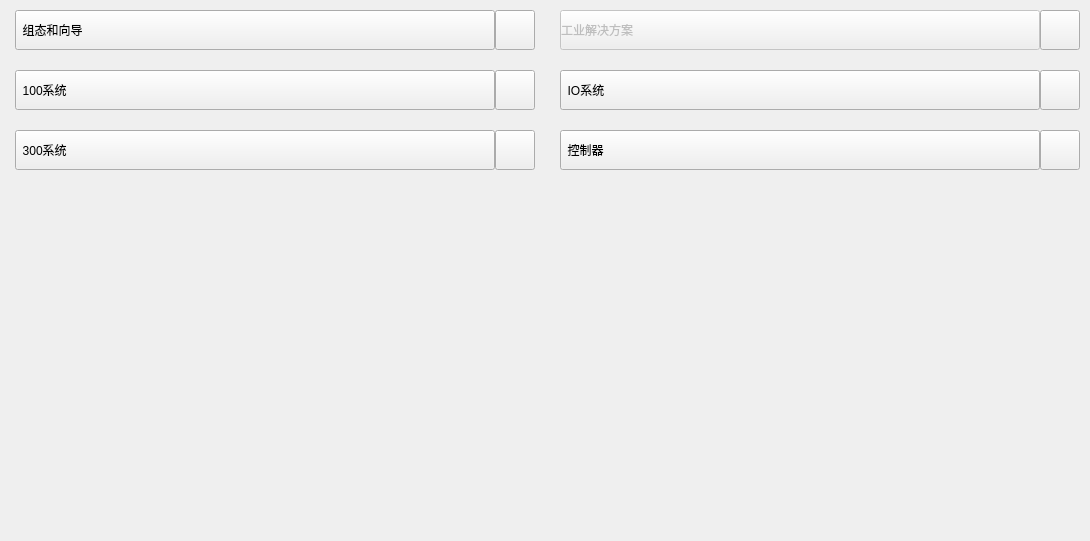
          <widget class="QWidget" name="widget_6_series">
           <attribute name="title">
            <string>系列</string>
           </attribute>
           <layout class="QGridLayout" name="gridLayout_9">
            <property name="leftMargin">
             <number>10</number>
            </property>
            <property name="topMargin">
             <number>10</number>
            </property>
            <property name="rightMargin">
             <number>10</number>
            </property>
            <property name="bottomMargin">
             <number>10</number>
            </property>
            <property name="spacing">
             <number>20</number>
            </property>
            <item row="3" column="2">
             <widget class="QWidget" name="widget_6" native="true">
              <property name="sizePolicy">
               <sizepolicy hsizetype="Expanding" vsizetype="Maximum">
                <horstretch>0</horstretch>
                <verstretch>0</verstretch>
               </sizepolicy>
              </property>
              <property name="minimumSize">
               <size>
                <width>520</width>
                <height>40</height>
               </size>
              </property>
              <property name="maximumSize">
               <size>
                <width>16777215</width>
                <height>40</height>
               </size>
              </property>
              <layout class="QHBoxLayout" name="horizontalLayout_6">
               <property name="spacing">
                <number>0</number>
               </property>
               <property name="leftMargin">
                <number>5</number>
               </property>
               <property name="topMargin">
                <number>0</number>
               </property>
               <property name="rightMargin">
                <number>0</number>
               </property>
               <property name="bottomMargin">
                <number>0</number>
               </property>
               <item>
                <widget class="QPushButton" name="pushButton_7_11">
                 <property name="sizePolicy">
                  <sizepolicy hsizetype="Expanding" vsizetype="Maximum">
                   <horstretch>0</horstretch>
                   <verstretch>0</verstretch>
                  </sizepolicy>
                 </property>
                 <property name="minimumSize">
                  <size>
                   <width>480</width>
                   <height>40</height>
                  </size>
                 </property>
                 <property name="maximumSize">
                  <size>
                   <width>16777215</width>
                   <height>40</height>
                  </size>
                 </property>
                 <property name="styleSheet">
                  <string notr="true">QPushButton
{
text-align:left
}</string>
                 </property>
                 <property name="text">
                  <string>  控制器</string>
                 </property>
                 <property name="icon">
                  <iconset resource="icon.qrc">
                   <normaloff>:/new/prefix_icon/icon/sysdemo.png</normaloff>:/new/prefix_icon/icon/sysdemo.png</iconset>
                 </property>
                 <property name="iconSize">
                  <size>
                   <width>28</width>
                   <height>28</height>
                  </size>
                 </property>
                </widget>
               </item>
               <item>
                <widget class="QPushButton" name="pushButton_7_12">
                 <property name="sizePolicy">
                  <sizepolicy hsizetype="Minimum" vsizetype="Minimum">
                   <horstretch>0</horstretch>
                   <verstretch>0</verstretch>
                  </sizepolicy>
                 </property>
                 <property name="minimumSize">
                  <size>
                   <width>40</width>
                   <height>40</height>
                  </size>
                 </property>
                 <property name="maximumSize">
                  <size>
                   <width>40</width>
                   <height>40</height>
                  </size>
                 </property>
                 <property name="text">
                  <string/>
                 </property>
                 <property name="icon">
                  <iconset resource="icon.qrc">
                   <normaloff>:/new/prefix_icon/icon/information.png</normaloff>:/new/prefix_icon/icon/information.png</iconset>
                 </property>
                 <property name="iconSize">
                  <size>
                   <width>35</width>
                   <height>35</height>
                  </size>
                 </property>
                </widget>
               </item>
              </layout>
             </widget>
            </item>
            <item row="1" column="2">
             <widget class="QWidget" name="widget_4" native="true">
              <property name="sizePolicy">
               <sizepolicy hsizetype="Expanding" vsizetype="Maximum">
                <horstretch>0</horstretch>
                <verstretch>0</verstretch>
               </sizepolicy>
              </property>
              <property name="minimumSize">
               <size>
                <width>520</width>
                <height>40</height>
               </size>
              </property>
              <property name="maximumSize">
               <size>
                <width>16777215</width>
                <height>40</height>
               </size>
              </property>
              <layout class="QHBoxLayout" name="horizontalLayout_4">
               <property name="spacing">
                <number>0</number>
               </property>
               <property name="leftMargin">
                <number>5</number>
               </property>
               <property name="topMargin">
                <number>0</number>
               </property>
               <property name="rightMargin">
                <number>0</number>
               </property>
               <property name="bottomMargin">
                <number>0</number>
               </property>
               <item>
                <widget class="QPushButton" name="pushButton_7_7">
                 <property name="enabled">
                  <bool>false</bool>
                 </property>
                 <property name="sizePolicy">
                  <sizepolicy hsizetype="Expanding" vsizetype="Maximum">
                   <horstretch>0</horstretch>
                   <verstretch>0</verstretch>
                  </sizepolicy>
                 </property>
                 <property name="minimumSize">
                  <size>
                   <width>480</width>
                   <height>40</height>
                  </size>
                 </property>
                 <property name="maximumSize">
                  <size>
                   <width>16777215</width>
                   <height>40</height>
                  </size>
                 </property>
                 <property name="styleSheet">
                  <string notr="true">QPushButton
{
text-align:left
}</string>
                 </property>
                 <property name="text">
                  <string>工业解决方案</string>
                 </property>
                 <property name="icon">
                  <iconset resource="icon.qrc">
                   <normaloff>:/new/prefix_icon/icon/solution.png</normaloff>:/new/prefix_icon/icon/solution.png</iconset>
                 </property>
                 <property name="iconSize">
                  <size>
                   <width>30</width>
                   <height>30</height>
                  </size>
                 </property>
                </widget>
               </item>
               <item>
                <widget class="QPushButton" name="pushButton_7_8">
                 <property name="sizePolicy">
                  <sizepolicy hsizetype="Minimum" vsizetype="Minimum">
                   <horstretch>0</horstretch>
                   <verstretch>0</verstretch>
                  </sizepolicy>
                 </property>
                 <property name="minimumSize">
                  <size>
                   <width>40</width>
                   <height>40</height>
                  </size>
                 </property>
                 <property name="maximumSize">
                  <size>
                   <width>40</width>
                   <height>40</height>
                  </size>
                 </property>
                 <property name="text">
                  <string/>
                 </property>
                 <property name="icon">
                  <iconset resource="icon.qrc">
                   <normaloff>:/new/prefix_icon/icon/information.png</normaloff>:/new/prefix_icon/icon/information.png</iconset>
                 </property>
                 <property name="iconSize">
                  <size>
                   <width>35</width>
                   <height>35</height>
                  </size>
                 </property>
                </widget>
               </item>
              </layout>
             </widget>
            </item>
            <item row="4" column="2">
             <spacer name="verticalSpacer_2">
              <property name="orientation">
               <enum>Qt::Vertical</enum>
              </property>
              <property name="sizeHint" stdset="0">
               <size>
                <width>20</width>
                <height>361</height>
               </size>
              </property>
             </spacer>
            </item>
            <item row="4" column="0">
             <spacer name="verticalSpacer">
              <property name="orientation">
               <enum>Qt::Vertical</enum>
              </property>
              <property name="sizeHint" stdset="0">
               <size>
                <width>20</width>
                <height>361</height>
               </size>
              </property>
             </spacer>
            </item>
            <item row="2" column="2">
             <widget class="QWidget" name="widget_3" native="true">
              <property name="sizePolicy">
               <sizepolicy hsizetype="Expanding" vsizetype="Maximum">
                <horstretch>0</horstretch>
                <verstretch>0</verstretch>
               </sizepolicy>
              </property>
              <property name="minimumSize">
               <size>
                <width>520</width>
                <height>40</height>
               </size>
              </property>
              <property name="maximumSize">
               <size>
                <width>16777215</width>
                <height>40</height>
               </size>
              </property>
              <layout class="QHBoxLayout" name="horizontalLayout_3">
               <property name="spacing">
                <number>0</number>
               </property>
               <property name="leftMargin">
                <number>5</number>
               </property>
               <property name="topMargin">
                <number>0</number>
               </property>
               <property name="rightMargin">
                <number>0</number>
               </property>
               <property name="bottomMargin">
                <number>0</number>
               </property>
               <item>
                <widget class="QPushButton" name="pushButton_7_5">
                 <property name="sizePolicy">
                  <sizepolicy hsizetype="Expanding" vsizetype="Maximum">
                   <horstretch>0</horstretch>
                   <verstretch>0</verstretch>
                  </sizepolicy>
                 </property>
                 <property name="minimumSize">
                  <size>
                   <width>480</width>
                   <height>40</height>
                  </size>
                 </property>
                 <property name="maximumSize">
                  <size>
                   <width>16777215</width>
                   <height>40</height>
                  </size>
                 </property>
                 <property name="styleSheet">
                  <string notr="true">QPushButton
{
text-align:left
}</string>
                 </property>
                 <property name="text">
                  <string>  IO系统</string>
                 </property>
                 <property name="icon">
                  <iconset resource="icon.qrc">
                   <normaloff>:/new/prefix_icon/icon/sysdemo.png</normaloff>:/new/prefix_icon/icon/sysdemo.png</iconset>
                 </property>
                 <property name="iconSize">
                  <size>
                   <width>28</width>
                   <height>28</height>
                  </size>
                 </property>
                </widget>
               </item>
               <item>
                <widget class="QPushButton" name="pushButton_7_6">
                 <property name="sizePolicy">
                  <sizepolicy hsizetype="Minimum" vsizetype="Minimum">
                   <horstretch>0</horstretch>
                   <verstretch>0</verstretch>
                  </sizepolicy>
                 </property>
                 <property name="minimumSize">
                  <size>
                   <width>40</width>
                   <height>40</height>
                  </size>
                 </property>
                 <property name="maximumSize">
                  <size>
                   <width>40</width>
                   <height>40</height>
                  </size>
                 </property>
                 <property name="text">
                  <string/>
                 </property>
                 <property name="icon">
                  <iconset resource="icon.qrc">
                   <normaloff>:/new/prefix_icon/icon/information.png</normaloff>:/new/prefix_icon/icon/information.png</iconset>
                 </property>
                 <property name="iconSize">
                  <size>
                   <width>35</width>
                   <height>35</height>
                  </size>
                 </property>
                </widget>
               </item>
              </layout>
             </widget>
            </item>
            <item row="1" column="0">
             <widget class="QWidget" name="widget" native="true">
              <property name="sizePolicy">
               <sizepolicy hsizetype="Expanding" vsizetype="Maximum">
                <horstretch>0</horstretch>
                <verstretch>0</verstretch>
               </sizepolicy>
              </property>
              <property name="minimumSize">
               <size>
                <width>520</width>
                <height>40</height>
               </size>
              </property>
              <property name="maximumSize">
               <size>
                <width>16777215</width>
                <height>40</height>
               </size>
              </property>
              <layout class="QHBoxLayout" name="horizontalLayout">
               <property name="spacing">
                <number>0</number>
               </property>
               <property name="leftMargin">
                <number>5</number>
               </property>
               <property name="topMargin">
                <number>0</number>
               </property>
               <property name="rightMargin">
                <number>0</number>
               </property>
               <property name="bottomMargin">
                <number>0</number>
               </property>
               <item>
                <widget class="QPushButton" name="pushButton_7_1">
                 <property name="sizePolicy">
                  <sizepolicy hsizetype="Expanding" vsizetype="Maximum">
                   <horstretch>0</horstretch>
                   <verstretch>0</verstretch>
                  </sizepolicy>
                 </property>
                 <property name="minimumSize">
                  <size>
                   <width>480</width>
                   <height>40</height>
                  </size>
                 </property>
                 <property name="maximumSize">
                  <size>
                   <width>16777215</width>
                   <height>40</height>
                  </size>
                 </property>
                 <property name="layoutDirection">
                  <enum>Qt::LeftToRight</enum>
                 </property>
                 <property name="styleSheet">
                  <string notr="true">QPushButton
{
text-align:left
}</string>
                 </property>
                 <property name="text">
                  <string>  组态和向导</string>
                 </property>
                 <property name="icon">
                  <iconset resource="icon.qrc">
                   <normaloff>:/new/prefix_icon/icon/example.png</normaloff>:/new/prefix_icon/icon/example.png</iconset>
                 </property>
                 <property name="iconSize">
                  <size>
                   <width>30</width>
                   <height>30</height>
                  </size>
                 </property>
                </widget>
               </item>
               <item>
                <widget class="QPushButton" name="pushButton_7_2">
                 <property name="sizePolicy">
                  <sizepolicy hsizetype="Minimum" vsizetype="Minimum">
                   <horstretch>0</horstretch>
                   <verstretch>0</verstretch>
                  </sizepolicy>
                 </property>
                 <property name="minimumSize">
                  <size>
                   <width>40</width>
                   <height>40</height>
                  </size>
                 </property>
                 <property name="maximumSize">
                  <size>
                   <width>40</width>
                   <height>40</height>
                  </size>
                 </property>
                 <property name="text">
                  <string/>
                 </property>
                 <property name="icon">
                  <iconset resource="icon.qrc">
                   <normaloff>:/new/prefix_icon/icon/information.png</normaloff>:/new/prefix_icon/icon/information.png</iconset>
                 </property>
                 <property name="iconSize">
                  <size>
                   <width>35</width>
                   <height>35</height>
                  </size>
                 </property>
                </widget>
               </item>
              </layout>
             </widget>
            </item>
            <item row="3" column="0">
             <widget class="QWidget" name="widget_5" native="true">
              <property name="sizePolicy">
               <sizepolicy hsizetype="Expanding" vsizetype="Maximum">
                <horstretch>0</horstretch>
                <verstretch>0</verstretch>
               </sizepolicy>
              </property>
              <property name="minimumSize">
               <size>
                <width>520</width>
                <height>40</height>
               </size>
              </property>
              <property name="maximumSize">
               <size>
                <width>1677777</width>
                <height>40</height>
               </size>
              </property>
              <layout class="QHBoxLayout" name="horizontalLayout_5">
               <property name="spacing">
                <number>0</number>
               </property>
               <property name="leftMargin">
                <number>5</number>
               </property>
               <property name="topMargin">
                <number>0</number>
               </property>
               <property name="rightMargin">
                <number>0</number>
               </property>
               <property name="bottomMargin">
                <number>0</number>
               </property>
               <item>
                <widget class="QPushButton" name="pushButton_7_9">
                 <property name="sizePolicy">
                  <sizepolicy hsizetype="Expanding" vsizetype="Maximum">
                   <horstretch>0</horstretch>
                   <verstretch>0</verstretch>
                  </sizepolicy>
                 </property>
                 <property name="minimumSize">
                  <size>
                   <width>480</width>
                   <height>40</height>
                  </size>
                 </property>
                 <property name="maximumSize">
                  <size>
                   <width>16777215</width>
                   <height>40</height>
                  </size>
                 </property>
                 <property name="styleSheet">
                  <string notr="true">QPushButton
{
text-align:left
}</string>
                 </property>
                 <property name="text">
                  <string>  300系统</string>
                 </property>
                 <property name="icon">
                  <iconset resource="icon.qrc">
                   <normaloff>:/new/prefix_icon/icon/sysdemo.png</normaloff>:/new/prefix_icon/icon/sysdemo.png</iconset>
                 </property>
                 <property name="iconSize">
                  <size>
                   <width>28</width>
                   <height>28</height>
                  </size>
                 </property>
                </widget>
               </item>
               <item>
                <widget class="QPushButton" name="pushButton_7_10">
                 <property name="sizePolicy">
                  <sizepolicy hsizetype="Minimum" vsizetype="Minimum">
                   <horstretch>0</horstretch>
                   <verstretch>0</verstretch>
                  </sizepolicy>
                 </property>
                 <property name="minimumSize">
                  <size>
                   <width>40</width>
                   <height>40</height>
                  </size>
                 </property>
                 <property name="maximumSize">
                  <size>
                   <width>40</width>
                   <height>40</height>
                  </size>
                 </property>
                 <property name="text">
                  <string/>
                 </property>
                 <property name="icon">
                  <iconset resource="icon.qrc">
                   <normaloff>:/new/prefix_icon/icon/information.png</normaloff>:/new/prefix_icon/icon/information.png</iconset>
                 </property>
                 <property name="iconSize">
                  <size>
                   <width>35</width>
                   <height>35</height>
                  </size>
                 </property>
                </widget>
               </item>
              </layout>
             </widget>
            </item>
            <item row="2" column="0">
             <widget class="QWidget" name="widget_2" native="true">
              <property name="sizePolicy">
               <sizepolicy hsizetype="Expanding" vsizetype="Maximum">
                <horstretch>0</horstretch>
                <verstretch>0</verstretch>
               </sizepolicy>
              </property>
              <property name="minimumSize">
               <size>
                <width>520</width>
                <height>40</height>
               </size>
              </property>
              <property name="maximumSize">
               <size>
                <width>16777215</width>
                <height>40</height>
               </size>
              </property>
              <layout class="QHBoxLayout" name="horizontalLayout_2">
               <property name="spacing">
                <number>0</number>
               </property>
               <property name="leftMargin">
                <number>5</number>
               </property>
               <property name="topMargin">
                <number>0</number>
               </property>
               <property name="rightMargin">
                <number>0</number>
               </property>
               <property name="bottomMargin">
                <number>0</number>
               </property>
               <item>
                <widget class="QPushButton" name="pushButton_7_3">
                 <property name="sizePolicy">
                  <sizepolicy hsizetype="Expanding" vsizetype="Maximum">
                   <horstretch>0</horstretch>
                   <verstretch>0</verstretch>
                  </sizepolicy>
                 </property>
                 <property name="minimumSize">
                  <size>
                   <width>480</width>
                   <height>40</height>
                  </size>
                 </property>
                 <property name="maximumSize">
                  <size>
                   <width>16777215</width>
                   <height>40</height>
                  </size>
                 </property>
                 <property name="styleSheet">
                  <string notr="true">QPushButton
{
text-align:left
}</string>
                 </property>
                 <property name="text">
                  <string>  100系统</string>
                 </property>
                 <property name="icon">
                  <iconset resource="icon.qrc">
                   <normaloff>:/new/prefix_icon/icon/sysdemo.png</normaloff>:/new/prefix_icon/icon/sysdemo.png</iconset>
                 </property>
                 <property name="iconSize">
                  <size>
                   <width>28</width>
                   <height>28</height>
                  </size>
                 </property>
                </widget>
               </item>
               <item>
                <widget class="QPushButton" name="pushButton_7_4">
                 <property name="sizePolicy">
                  <sizepolicy hsizetype="Minimum" vsizetype="Minimum">
                   <horstretch>0</horstretch>
                   <verstretch>0</verstretch>
                  </sizepolicy>
                 </property>
                 <property name="minimumSize">
                  <size>
                   <width>40</width>
                   <height>40</height>
                  </size>
                 </property>
                 <property name="maximumSize">
                  <size>
                   <width>40</width>
                   <height>40</height>
                  </size>
                 </property>
                 <property name="text">
                  <string/>
                 </property>
                 <property name="icon">
                  <iconset resource="icon.qrc">
                   <normaloff>:/new/prefix_icon/icon/information.png</normaloff>:/new/prefix_icon/icon/information.png</iconset>
                 </property>
                 <property name="iconSize">
                  <size>
                   <width>35</width>
                   <height>35</height>
                  </size>
                 </property>
                </widget>
               </item>
              </layout>
             </widget>
            </item>
           </layout>
          </widget>
